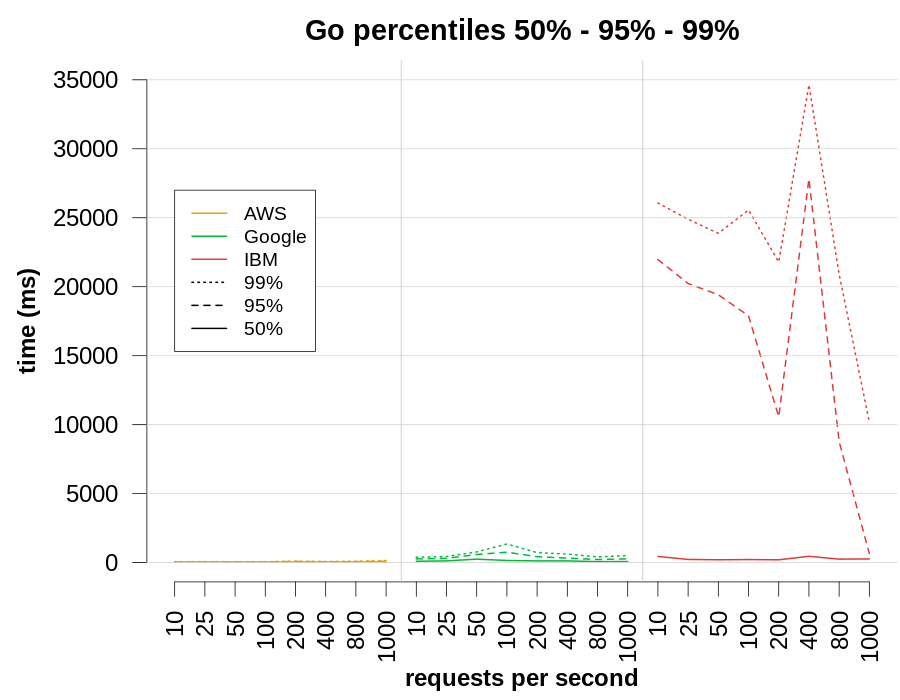

Here is the R script that generated this plot:
x <- read.csv("percentile_latency_go.csv",header=T,sep=",")
x <- t(x)
aws_node_50 <- as.numeric(x[2,1:24])
aws_node_95 <- as.numeric(x[3,1:24])
aws_node_99 <- as.numeric(x[4,1:24])
google_node_50 <- as.numeric(x[5,1:24])
google_node_95 <- as.numeric(x[6,1:24])
google_node_99 <- as.numeric(x[7,1:24])
ibm_node_50 <- as.numeric(x[8,1:24])
ibm_node_95 <- as.numeric(x[9,1:24])
ibm_node_99 <- as.numeric(x[10,1:24])
png(file = "plot_percentile_latency_go.png", width=900, height=700, units="px", pointsize=24)
par(mar=c(4,5,2,0)+.1)
plot(aws_node_50, type="l", lwd=2, lty=1, col = "#E69F00", xlab = expression(bold("requests per second")), ylab = "", main = "Go percentiles 50% - 95% - 99%",ylim=c(0,35000), xaxt="n", las=1, frame=FALSE)
axis(1, at=1:24, labels=c("10", "25", "50", "100", "200", "400", "800", "1000", "10", "25", "50", "100", "200", "400", "800", "1000", "10", "25", "50", "100", "200", "400", "800", "1000"), las=2)
lines(aws_node_95,lty=2, type = "l", lwd=2, col = "#E69F00")
lines(aws_node_99,lty=3, type = "l", lwd=2, col = "#E69F00")
lines(google_node_50,lty=1, type = "l", lwd=2, col = "#00BA38")
lines(google_node_95,lty=2, type = "l", lwd=2, col = "#00BA38")
lines(google_node_99,lty=3, type = "l", lwd=2, col = "#00BA38")
lines(ibm_node_50,lty=1, type = "l", lwd=2, col = "#E33939")
lines(ibm_node_95,lty=2, type = "l", lwd=2, col = "#E33939")
lines(ibm_node_99,lty=3, type = "l", lwd=2, col = "#E33939")
abline(v=c(8.5,16.5), col="gray")
grid (NULL,NULL,nx=0,col = "lightgray")
legend(1, 27000, legend=c("AWS", "Google", "IBM", "99%", "95%", "50%"),
col=c("#E69F00", "#00BA38", "#E33939", "black", "black", "black"), lwd=2,
lty=c(1,1,1,3,2,1), cex=0.8)
title(ylab = expression(bold("time (ms)")), mgp=c(3.5,1,1))
